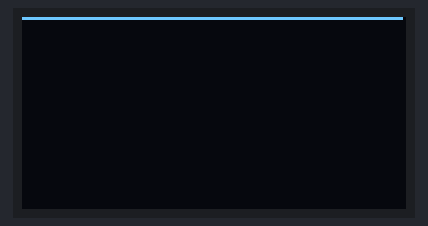
This sketch was run on a simulated Arduino Uno, built with avr-gcc and run on an emulated ATmega328P. On the bench: 128×64 one-colour display.

Above: at 0.1 s.
At 1.0 s:
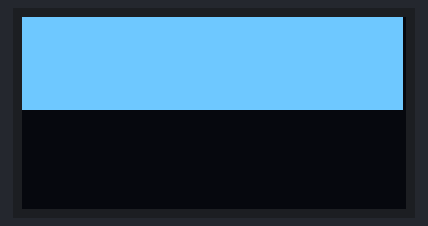
At 1.6 s:
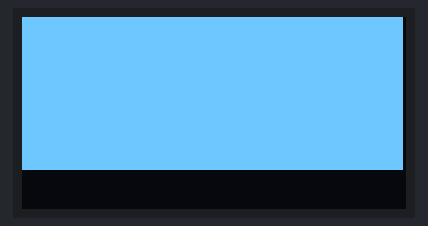
At 2.0 s:
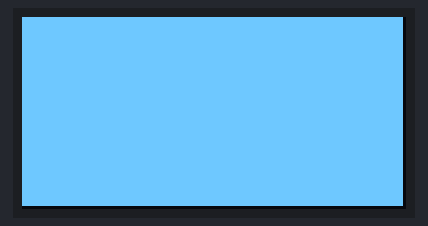

The sketch:

test_display.ino
```cpp
/*
 * Minggu, 25- juli - 2022
 * Contoh Program untuk mengetes Lcd Display Oled.
 *
 * By Aditya Wahyu Ardiansyah - Warna Parabola Ponorogo.
 * Upload kode di bawah ini ke papan Arduino Anda.
 * Koding ini akan mengisi semua piksel / Dot OLED Anda baris demi baris.
 * Jikalau ada piksel yang rusak di LCD Oled, Anda dapat Mengidentifikasinya / Mengetauhinya.
 *
 * >> Konfigurasi Pin :
 * VCC ⟶ PIN 5V atau 3.3V arduino
 * GND ➝ PIN GND Arduino
 * SDA ➝ PIN A4 (Jika MemakaiArduino Uno dan Nano) D20 (Jika Memakai Arduino Mega)
 * SCL ➝ PIN A5 (Jika MemakaiArduino Uno dan Nano) D21 (Jika Memakai Arduino Mega)
 *
 * >> Langkah Pertama Harus pasang library berikut ke software Arduino IDE anda. saya di sini memakai Arduino IDE 1.8.3
 * 1. Library Adafruit_SSD1306 dan Library Adafruit_GFX
 * 2. setelah librarynya selesai di install, maka klik compile dan klik upload program ke arduino anda.
 *
 * >> JIKA ANDA BINGUNG, PORT - PORT PADA ARDUINO ANDA... CEK LINK INI !!!
 * ARDUINO UNO ---> https://images.prismic.io/circuito/8e3a980f0f964cc539b4cbbba2654bb660db6f52_arduino-uno-pinout-diagram.png?auto=compress,format
 */

#include <SPI.h>
#include <Wire.h>
#include <Adafruit_GFX.h>
#include <Adafruit_SSD1306.h>
#define SCREEN_WIDTH 128
#define SCREEN_HEIGHT 64
#define OLED_RESET     -1
Adafruit_SSD1306 display(SCREEN_WIDTH, SCREEN_HEIGHT, &Wire, OLED_RESET);

void setup() {
  display.begin(SSD1306_SWITCHCAPVCC, 0x3C);
  display.clearDisplay(); // hapus buffer
  CekDisplay(); // jalankan perintah cek diplay
}

void loop()
{

}

//perintah cek diplay
void CekDisplay(void)
{
  display.clearDisplay();
  for (int j = 0; j < 63; j++)
  {
    for (int i = 0; i < 127; i++)
    {
      display.drawPixel(i, j, WHITE); // on kan dot pikselnya, non inverse.
    }
    display.display();
    delay(2);
  }
}
```
